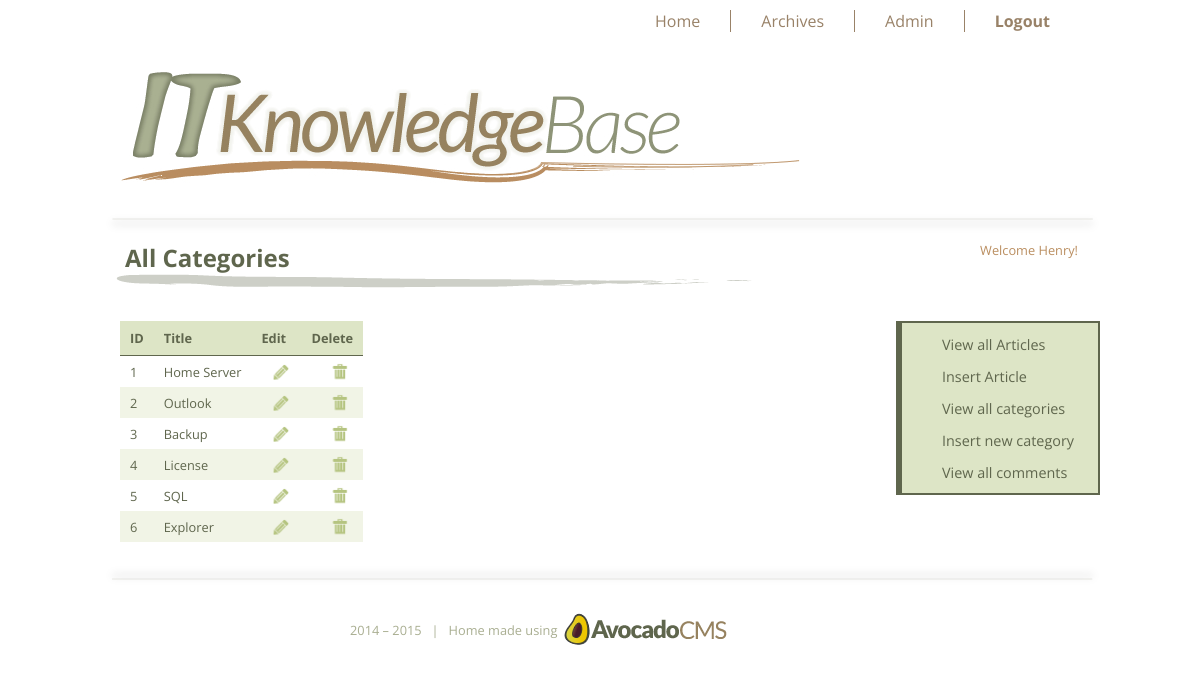
Screenshot of /admin/index.php?view_categories (signed in) with the database file from the repository.
### tables this page shows
CREATE TABLE IF NOT EXISTS `categories` (
  `cat_id` int(10) NOT NULL AUTO_INCREMENT,
  `cat_title` varchar(50) NOT NULL,
  PRIMARY KEY (`cat_id`)
);

### admin/includes/view_categories.php (the view, shortened to what this page needs)
<?php
	if (!isset($_SESSION['user_name'])) {
		echo "<script>window.open('../login.php?not_authorize=Please log in!', '_self')</script>";
	}
	else {
?>
<div id="view-articles-heading"><h2>All Categories</h2></div>
<div id='view-articles-meta'><span id='author'>Welcome <?php echo $_SESSION['user_name']; ?>!</span></div>
<section id="view-articles-section">
	<table id="view-articles-table">
		<thead>
			<th>ID</th>
			<th>Title</th>
			<th>Edit</th>
			<th>Delete</th>
		</thead>
		<?php
			$get_cats = "select * from categories";
			$run_cats = mysqli_query($db, $get_cats);
			$counter = 1;
			$line_ctr = 0;
			while ($row_cats = mysqli_fetch_array($run_cats)) {
				$category_id = $row_cats['cat_id'];
				$category_title = $row_cats['cat_title'];
				$line_ctr++;
				$line_ctr_remainder = $line_ctr % 2;
				if ($line_ctr_remainder == 0)
				{
					$style = "style='background-color: #F1F4E6;'";
				}
				else
				{
					$style = "style='background-color: white;'";
				}
		?>
		<tr <?php echo $style ?> >
			<td><?php echo $counter++; ?></td>
			<td><?php echo $category_title; ?></td>
			<td><a href="index.php?edit_category=<?php echo $category_id; ?>" ><div id="edit-article-td"></div></a></td>
			<td><a href="includes/delete_category.php?delete_category=<?php echo $category_id; ?>"><div id="delete-article-td" onclick="return confirm('Are you sure you want to delete this category?  <?php echo $category_title; ?>');"></div></a></td>
		</tr>
		<?php } ?>
	</table>
</section>
<?php }   ?>

### admin/css/style.css (style rules this page uses)
body,div,dl,dt,dd,ul,ol,li,h1,h2,h3,h4,h5,h6,pre,form,fieldset,input,textarea,p,blockquote,th,td { margin:0; padding:0; }
table { border-collapse:collapse; border-spacing:0; }
address,caption,cite,code,dfn,em,strong,th,var { font-style:normal; font-weight:normal; }
caption,th { text-align:left; }
header, nav, footer, figure, figcaption, section, article, aside { display: block }
body { font-family: 'Lao UI', 'Open Sans', 'Myriad Pro', Arial, Helvetica, sans-serif; }
#admin_area h1, h2, h3 { margin-bottom: 20px; }
#author { padding-right: 12px; }
#view-articles-meta { float: right; color: #BA8E60; font-size: .8em; padding-right: 10px; }
#view-articles-heading { width: 70%; height: 40px; float: left; background-image: url("../images/top-brush.png"); background-repeat: no-repeat; background-position: left top; padding: 0 0 40px 15px; margin-left: 10px; }
#view-articles-heading h2 { color: #5F664D; }
#view-articles-section { width: 75%; margin: 0 0 20px 20px; float: left; }
#view-articles-table { font-size: .8em; color: #5F664D; }
#view-articles-table a { text-decoration: none; color: #5F664D; }
#view-articles-table th { border-bottom: 1px #5F664D solid; background-color: #DDE5C6; font-weight: bold; padding: 8px 10px; }
#view-articles-table td { padding: 4px 10px; }
#edit-article-td { width: 30px; height: 23px; background-image: url("../images/edit-article-icon.png"); background-repeat: no-repeat; background-size: 30px 46px; background-position: 0 0; cursor: pointer; }
#delete-article-td { width: 40px; height: 23px; background-image: url("../images/delete-article-icon.png"); background-repeat: no-repeat; background-size: 40px 46px; background-position: 0 0; cursor: pointer; }

### rows the page displays
categories: cat_title "Home Server"
categories: cat_title "Outlook"
categories: cat_title "Backup"
categories: cat_title "License"
categories: cat_title "SQL"
categories: cat_title "Explorer"

### other values shown
$_SESSION['user_name'] "Henry"
$startYear "2014"
